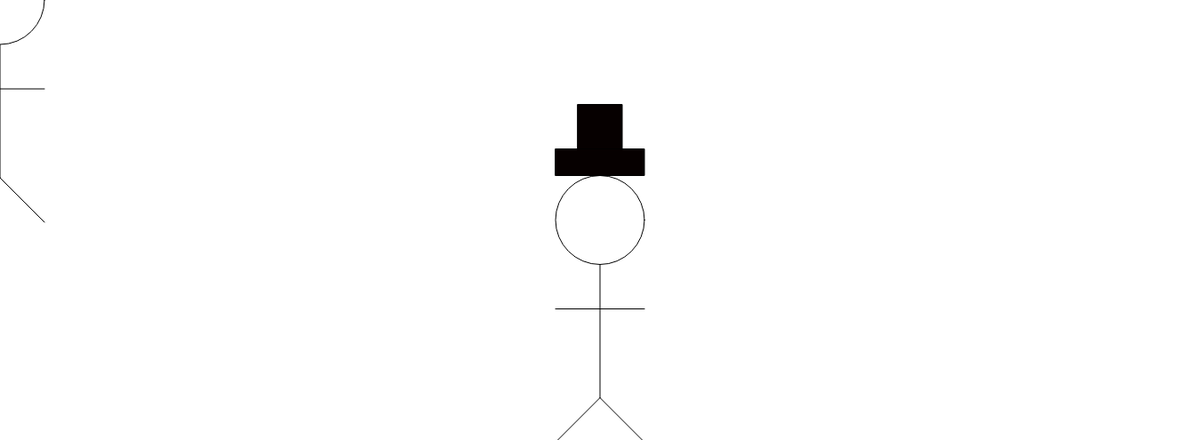
Frame 1 (no input)
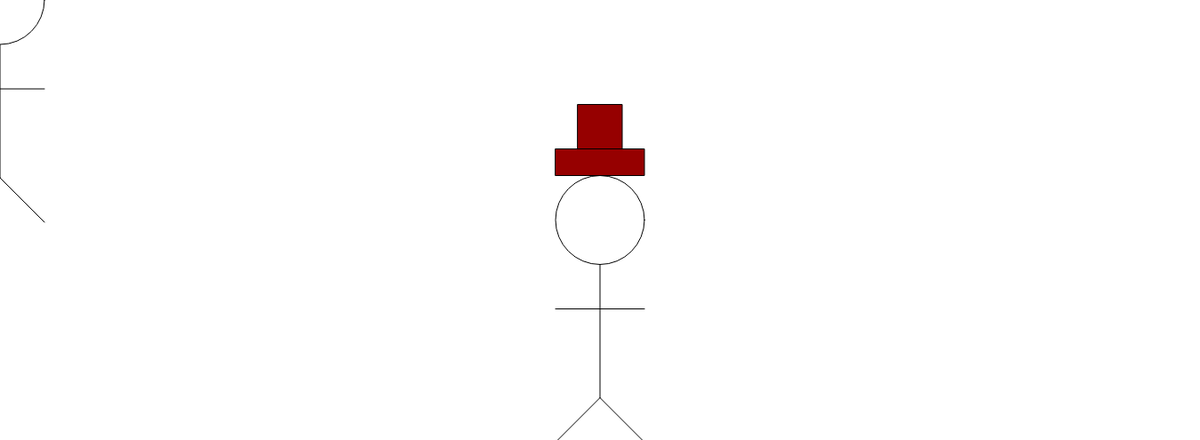
Frame 60 (no input)
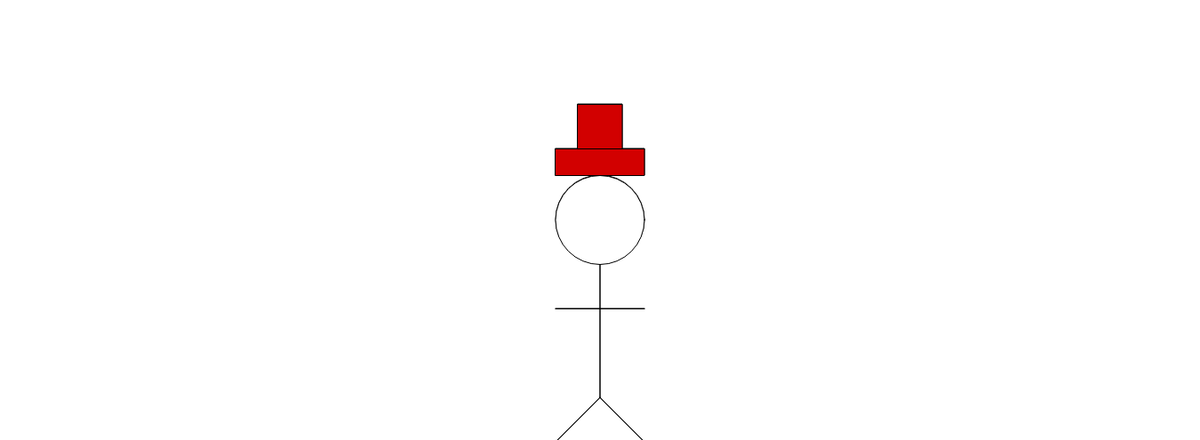
Frame 120 (the mouse pressed at the canvas centre since frame 60)

The p5.js sketch that drew these frames (run headless with seeded random() and noise() and a simulated clock; from frame 60 on, the mouse is pressed at the canvas centre):

// p5.js sketch
// ── sketch.js
// global variables
let x, y;
let isMovingUp, isMovingDown, isMovingLeft, isMovingRight;
let redAmount, redSpeed;

function setup() {
  createCanvas(1350, 495);
  background("white");
  x = width / 2;
  y = height / 2;
  isMovingUp = false;
  isMovingDown = false;
  isMovingLeft = false;
  isMovingRight = false;
  redAmount = 0;
  redSpeed = 3;
}

function draw() {
  background(255);

  moveStickman();

  drawStickman(mouseX, mouseY);
  drawStickman(x, y);
}

function keyPressed() {
  if (key === "w" || key === "W") {
    isMovingUp = true;
  }
  else if (key === "s" || key === "S") {
    isMovingDown = true;
  }
  if (key === "a" || key === "A") {
    isMovingLeft = true;
  }
  else if (key === "d" || key === "D") {
    isMovingRight = true;
  }
}

function keyReleased() {
  if (key === "w" || key === "W") {
    isMovingUp = false;
  }
  else if (key === "S" || key === "S") {
    isMovingDown = false;
  }
  if (key === "a" || key === "A") {
    isMovingLeft = false;
  }
  else if (key === "d" || key === "D") {
    isMovingRight = false;
  }
}

function moveStickman() {
  if (isMovingUp) {
    y = y - 10;
  }
  if (isMovingDown) {
    y = y + 10;
  }
  if (isMovingLeft) {
    x -= 10;
  }
  if (isMovingRight) {
    x += 10;
  }
}

function drawStickman(x, y) {
  // constrain to left side of screen
  x = constrain(x, 0, width / 2);

  //body
  line(x, y, x, y + 200);

  // head of the stickman
  fill(255, 255, 255);
  ellipse(x, y, 100, 100);

  // hat
  redAmount += redSpeed;

  if (redAmount === 255 || redAmount === 0) {
    redSpeed *= -1;
  }

  fill(redAmount, 0, 0);
  rect(x - 50, y - 80, 100, 30);
  rect(x - 25, y - 130, 50, 50);

  // arms
  line(x - 50, y + 100, x + 50, y + 100);

  // legs
  line(x, y + 200, x - 50, y + 250);
  line(x, y + 200, x + 50, y + 250);
}
